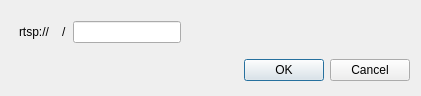
<?xml version="1.0" encoding="UTF-8"?>
<ui version="4.0">
 <class>RTSP_dialog</class>
 <widget class="QDialog" name="RTSP_dialog">
  <property name="geometry">
   <rect>
    <x>0</x>
    <y>0</y>
    <width>421</width>
    <height>96</height>
   </rect>
  </property>
  <property name="windowTitle">
   <string>RTSP</string>
  </property>
  <layout class="QVBoxLayout" name="verticalLayout">
   <item>
    <layout class="QHBoxLayout" name="horizontalLayout">
     <property name="leftMargin">
      <number>8</number>
     </property>
     <property name="topMargin">
      <number>8</number>
     </property>
     <property name="rightMargin">
      <number>8</number>
     </property>
     <property name="bottomMargin">
      <number>8</number>
     </property>
     <item>
      <widget class="QLabel" name="label_3">
       <property name="sizePolicy">
        <sizepolicy hsizetype="Fixed" vsizetype="Preferred">
         <horstretch>0</horstretch>
         <verstretch>0</verstretch>
        </sizepolicy>
       </property>
       <property name="text">
        <string>rtsp://</string>
       </property>
      </widget>
     </item>
     <item>
      <widget class="IPCtrl4" name="ip4_widget" native="true"/>
     </item>
     <item>
      <widget class="QLabel" name="label">
       <property name="text">
        <string>/</string>
       </property>
      </widget>
     </item>
     <item>
      <widget class="QLineEdit" name="le_add">
       <property name="sizePolicy">
        <sizepolicy hsizetype="Fixed" vsizetype="Fixed">
         <horstretch>0</horstretch>
         <verstretch>0</verstretch>
        </sizepolicy>
       </property>
      </widget>
     </item>
     <item>
      <spacer name="horizontalSpacer">
       <property name="orientation">
        <enum>Qt::Horizontal</enum>
       </property>
       <property name="sizeHint" stdset="0">
        <size>
         <width>40</width>
         <height>20</height>
        </size>
       </property>
      </spacer>
     </item>
    </layout>
   </item>
   <item>
    <widget class="QDialogButtonBox" name="buttonBox">
     <property name="orientation">
      <enum>Qt::Horizontal</enum>
     </property>
     <property name="standardButtons">
      <set>QDialogButtonBox::Cancel|QDialogButtonBox::Ok</set>
     </property>
    </widget>
   </item>
  </layout>
 </widget>
 <customwidgets>
  <customwidget>
   <class>IPCtrl4</class>
   <extends>QWidget</extends>
   <header>ipctrl4.hpp</header>
   <container>1</container>
  </customwidget>
 </customwidgets>
 <resources/>
 <connections>
  <connection>
   <sender>buttonBox</sender>
   <signal>accepted()</signal>
   <receiver>RTSP_dialog</receiver>
   <slot>accept()</slot>
   <hints>
    <hint type="sourcelabel">
     <x>248</x>
     <y>254</y>
    </hint>
    <hint type="destinationlabel">
     <x>157</x>
     <y>274</y>
    </hint>
   </hints>
  </connection>
  <connection>
   <sender>buttonBox</sender>
   <signal>rejected()</signal>
   <receiver>RTSP_dialog</receiver>
   <slot>reject()</slot>
   <hints>
    <hint type="sourcelabel">
     <x>316</x>
     <y>260</y>
    </hint>
    <hint type="destinationlabel">
     <x>286</x>
     <y>274</y>
    </hint>
   </hints>
  </connection>
 </connections>
</ui>
